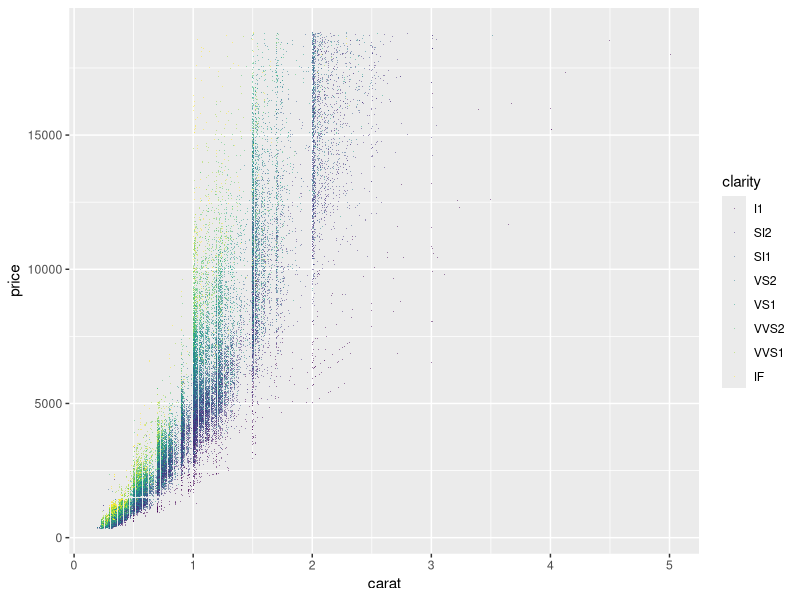
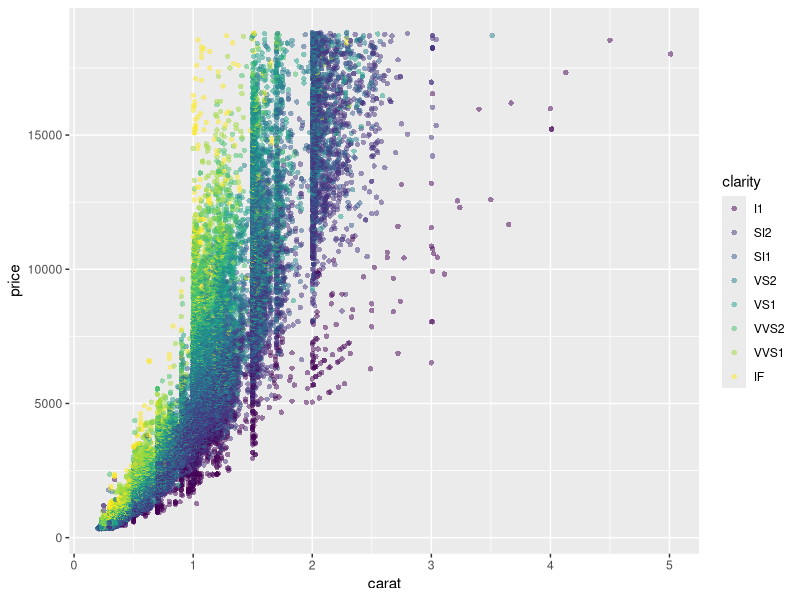
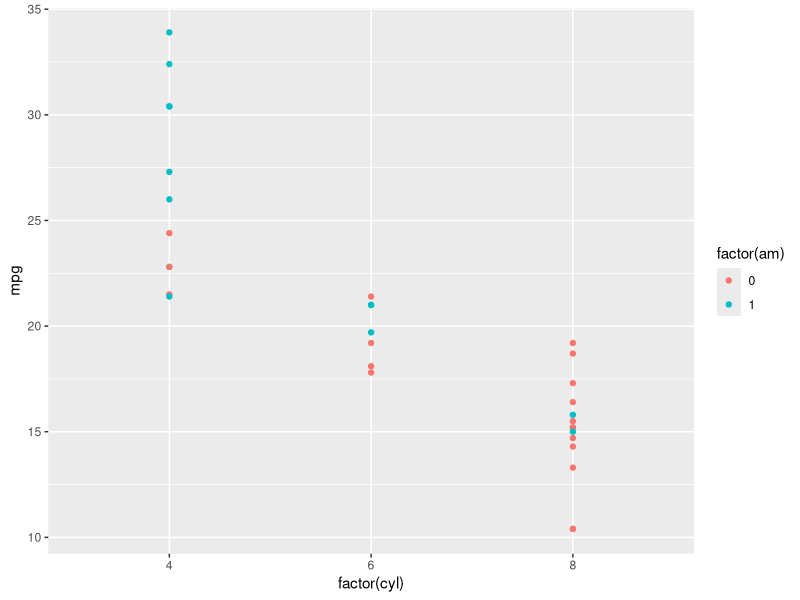
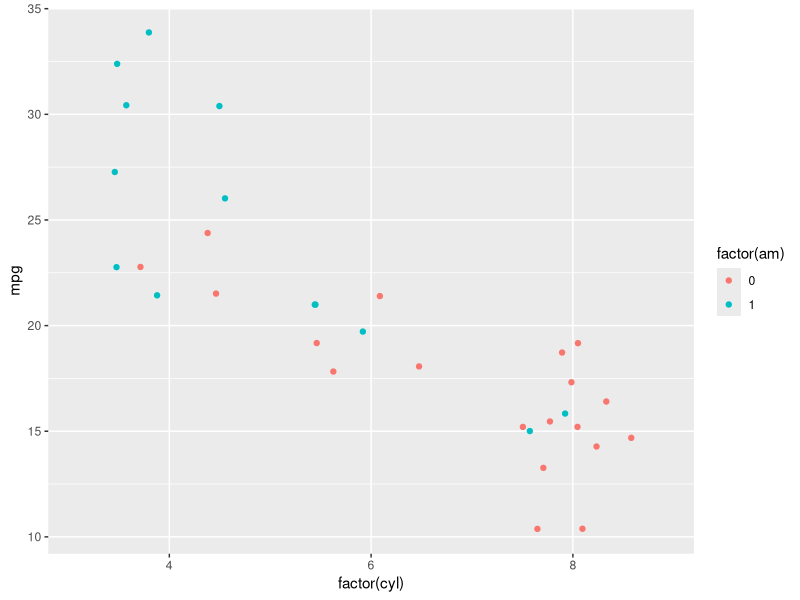
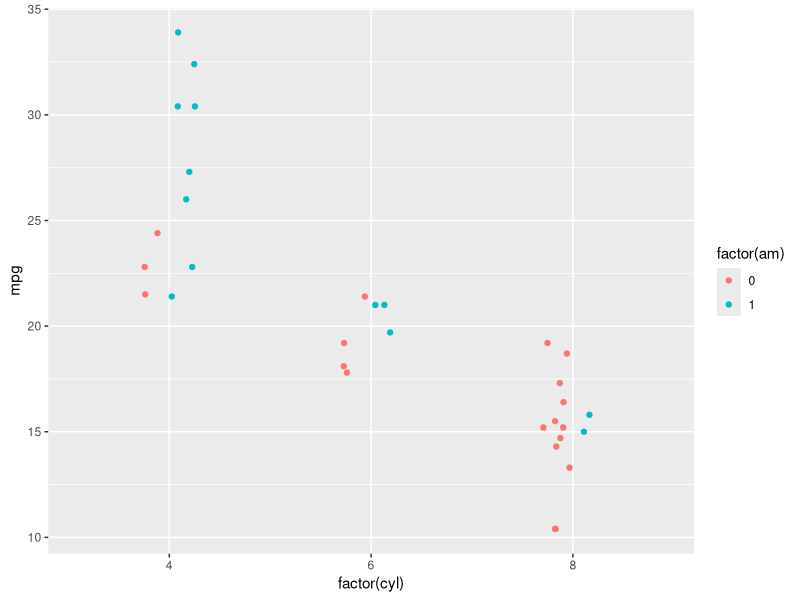

Here is the R script that generated these plots, in order:
## ---- chunk 1
library(ggplot2)
plot_price_vs_carat_clarity <- ggplot(
  data = diamonds, mapping = aes(x = carat, y = price, color = clarity)
) 

plot_price_vs_carat_clarity + geom_point(alpha = 0.5, shape = ".")
## ---- chunk 2
plot_price_vs_carat_clarity <- ggplot(
  data = diamonds, mapping = aes(x = carat, y = price, color = clarity)
) 

plot_price_vs_carat_clarity + geom_point(alpha = 0.5, shape = 16)
## ---- chunk 3
plot_mpg_vs_fcyl_by_fam <- ggplot(
  data = mtcars, mapping = aes(x = factor(cyl), y = mpg, color = factor(am))
)

plot_mpg_vs_fcyl_by_fam + geom_point()
## ---- chunk 4
plot_mpg_vs_fcyl_by_fam + 
  geom_point(position = position_jitter(0.3))
## ---- chunk 5
plot_mpg_vs_fcyl_by_fam + 
  geom_point(position = position_jitterdodge(
    jitter.width = 0.3, dodge.width = 0.3))
